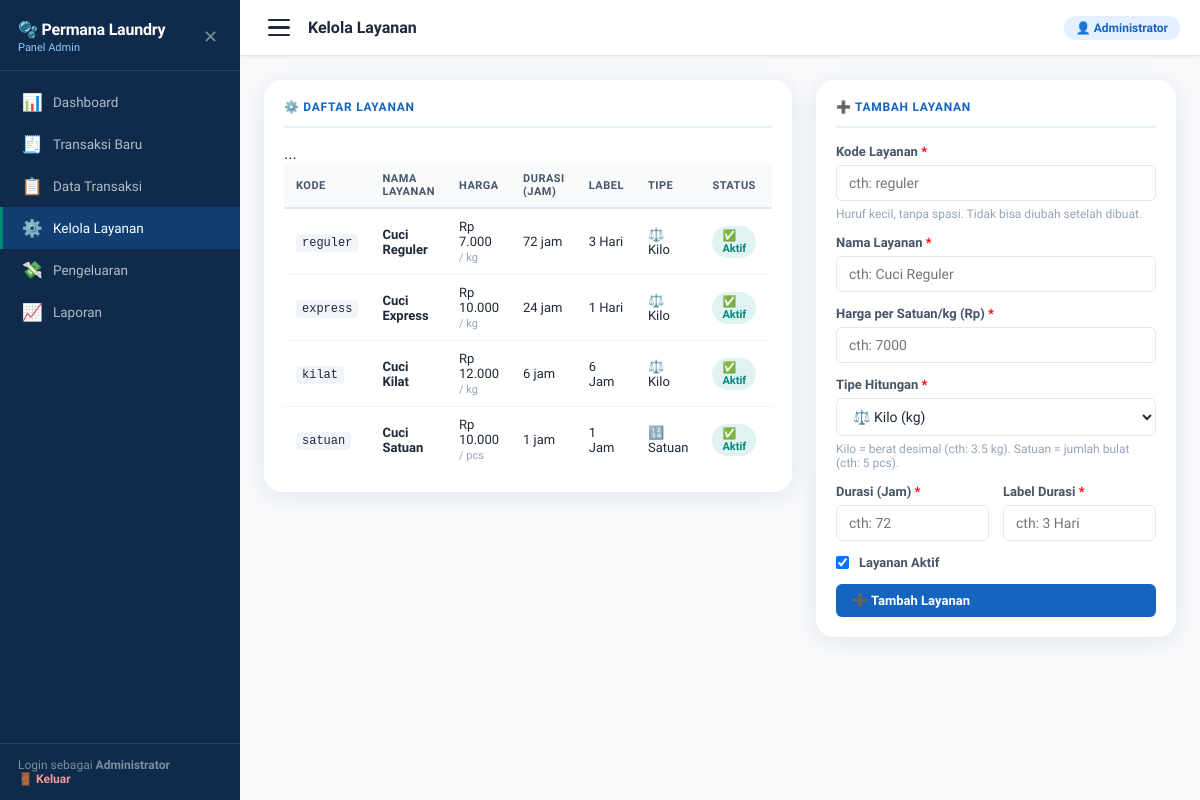
/admin/layanan.php (signed in), run on the app's committed database.
### tables this page shows
CREATE TABLE `layanan` (
  `id` int(11) NOT NULL,
  `kode` varchar(20) NOT NULL,
  `nama` varchar(100) NOT NULL,
  `harga_per_kg` decimal(10,0) NOT NULL,
  `durasi_jam` int(11) NOT NULL,
  `tipe_hitungan` enum('kilo','satuan') NOT NULL DEFAULT 'kilo',
  `label_durasi` varchar(30) NOT NULL,
  `aktif` tinyint(1) DEFAULT 1,
  `created_at` datetime DEFAULT current_timestamp(),
  `updated_at` datetime DEFAULT current_timestamp() ON UPDATE current_timestamp()
);

### includes/config.php (called while the page is built, shortened)
<?php
function rupiah(int|float $angka): string
{
    return 'Rp ' . number_format($angka, 0, ',', '.');
}

### admin/layanan.php (the view, shortened to what this page needs)
<?php
require_once '../includes/config.php';
$db = getDB();
$editData = null;
$layananList = $db->query("SELECT * FROM layanan ORDER BY id")->fetchAll();
$pageTitle = 'Kelola Layanan';
require_once '../includes/admin_header.php';
?>
<div class="layanan-layout">
  <div class="card">
    <div class="card-title">⚙️ Daftar Layanan</div>
    <div class="table-wrap layanan-table-wrap">
      <table>
        <thead>
          <tr>
            <th>Kode</th><th>Nama Layanan</th><th>Harga</th>
            <th>Durasi (Jam)</th><th>Label</th><th>Tipe</th><th>Status</th><th>Aksi</th>
          </tr>
        </thead>
        <tbody>
          <?php foreach ($layananList as $l): ?>
          <tr>
            <td><code style="font-size:12px;background:var(--gray-100);padding:2px 6px;border-radius:4px"><?= htmlspecialchars($l['kode']) ?></code></td>
            <td><strong><?= htmlspecialchars($l['nama']) ?></strong></td>
            <td><?= rupiah($l['harga_per_kg']) ?> <span style="color:var(--gray-400);font-size:11px">/ <?= $l['tipe_hitungan']==='satuan' ? 'pcs' : 'kg' ?></span></td>
            <td><?= $l['durasi_jam'] ?> jam</td>
            <td><?= htmlspecialchars($l['label_durasi']) ?></td>
            <td><?= $l['tipe_hitungan'] === 'satuan' ? '🔢 Satuan' : '⚖️ Kilo' ?></td>
            <td>
              <a href="?toggle=<?= $l['id'] ?>">
                <span class="badge <?= $l['aktif'] ? 'selesai' : 'pending' ?>">
                  <?= $l['aktif'] ? '✅ Aktif' : '⏸ Nonaktif' ?>
                </span>
              </a>
            </td>
            <td style="white-space:nowrap">
            </td>
          </tr>
          <?php endforeach; ?>
        </tbody>
      </table>
    </div>
  </div>
  <div class="card form-sidebar-layanan">
    <div class="card-title"><?= $editData ? '✏️ Edit Layanan' : '➕ Tambah Layanan' ?></div>
    <form method="POST">
      <div class="form-group">
        <label class="lbl">Kode Layanan <span style="color:red">*</span></label>
        <input type="text" name="kode" placeholder="cth: reguler"
               value="<?= htmlspecialchars($editData['kode'] ?? '') ?>"
               <?= $editData ? 'readonly style="background:#f1f5f9"' : '' ?>/>
        <small style="color:var(--gray-400);font-size:12px">Huruf kecil, tanpa spasi. Tidak bisa diubah setelah dibuat.</small>
      </div>
      <div class="form-group">
        <label class="lbl">Nama Layanan <span style="color:red">*</span></label>
        <input type="text" name="nama" placeholder="cth: Cuci Reguler"
               value="<?= htmlspecialchars($editData['nama'] ?? '') ?>"/>
      </div>
      <div class="form-group">
        <label class="lbl">Harga per Satuan/kg (Rp) <span style="color:red">*</span></label>
        <input type="number" name="harga_per_kg" placeholder="cth: 7000" min="1"
               value="<?= $editData['harga_per_kg'] ?? '' ?>"/>
      </div>
      <div class="form-group">
  <label class="lbl">Tipe Hitungan <span style="color:red">*</span></label>
  <select name="tipe_hitungan">
    <option value="kilo"   <?= ($editData['tipe_hitungan'] ?? 'kilo') === 'kilo'   ? 'selected' : '' ?>>⚖️ Kilo (kg)</option>
  </select>
  <small style="color:var(--gray-400);font-size:12px">Kilo = berat desimal (cth: 3.5 kg). Satuan = jumlah bulat (cth: 5 pcs).</small>
</div>
      <div class="grid-2">
        <div class="form-group">
          <label class="lbl">Durasi (Jam) <span style="color:red">*</span></label>
          <input type="number" name="durasi_jam" placeholder="cth: 72" min="1"
                 value="<?= $editData['durasi_jam'] ?? '' ?>"/>
        </div>
        <div class="form-group">
          <label class="lbl">Label Durasi <span style="color:red">*</span></label>
          <input type="text" name="label_durasi" placeholder="cth: 3 Hari"
                 value="<?= htmlspecialchars($editData['label_durasi'] ?? '') ?>"/>
        </div>
      </div>
      <div class="form-group" style="flex-direction:row;align-items:center;gap:10px">
        <input type="checkbox" name="aktif" id="aktif" value="1"
               <?= ($editData['aktif'] ?? 1) ? 'checked' : '' ?> style="width:auto"/>
        <label for="aktif" class="lbl" style="margin:0">Layanan Aktif</label>
      </div>
      <div style="display:flex;gap:10px;margin-top:8px">
        <button type="submit" class="btn btn-primary" style="flex:1">
          <?= $editData ? '💾 Simpan Perubahan' : '➕ Tambah Layanan' ?>
        </button>
      </div>
    </form>
  </div>
</div>
<?php require_once '../includes/admin_footer.php'; ?>

### includes/admin_header.php (shortened to what this page needs)
<?php
$currentPage = basename($_SERVER['PHP_SELF']);
?>
<!DOCTYPE html>
<html lang="id">
<head>
  <link rel="stylesheet" href="<?= BASE_URL_ASSETS ?>/css/style.css"/>
</head>
<body>
<aside class="sidebar" id="mainSidebar">
  <div class="sidebar-logo">
    <div>
      <div class="shop">🫧 <?= APP_NAME ?></div>
      <div class="sub">Panel Admin</div>
    </div>
    <button class="sidebar-close-btn" id="btnSidebarClose" title="Tutup menu">✕</button>
  </div>
  <nav>
    <a href="dashboard.php"   class="nav-item <?= $currentPage === 'dashboard.php'   ? 'active' : '' ?>"><span class="icon">📊</span> Dashboard</a>
    <a href="../index.php"    class="nav-item <?= $currentPage === 'index.php'        ? 'active' : '' ?>"><span class="icon">🧾</span> Transaksi Baru</a>
    <a href="transaksi.php"   class="nav-item <?= $currentPage === 'transaksi.php'   ? 'active' : '' ?>"><span class="icon">📋</span> Data Transaksi</a>
    <a href="layanan.php"     class="nav-item <?= $currentPage === 'layanan.php'     ? 'active' : '' ?>"><span class="icon">⚙️</span> Kelola Layanan</a>
    <a href="pengeluaran.php" class="nav-item <?= $currentPage === 'pengeluaran.php' ? 'active' : '' ?>"><span class="icon">💸</span> Pengeluaran</a>
    <a href="laporan.php"     class="nav-item <?= $currentPage === 'laporan.php'     ? 'active' : '' ?>"><span class="icon">📈</span> Laporan</a>
  </nav>
  <div class="sidebar-footer">
    Login sebagai <strong><?= htmlspecialchars($_SESSION['admin_nama'] ?? 'Admin') ?></strong><br/>
    <a href="logout.php">🚪 Keluar</a>
  </div>
</aside>
<div class="main-wrap" id="mainWrap">
  <div class="topbar">
    <div class="topbar-left">
      <button class="btn-hamburger" id="btnHamburger"
              title="Buka/tutup menu" aria-label="Toggle menu" aria-expanded="true">
        <span></span>
        <span></span>
        <span></span>
      </button>
      <h1><?= htmlspecialchars($pageTitle ?? 'Dashboard') ?></h1>
    </div>
    <span class="admin-badge">👤 <?= htmlspecialchars($_SESSION['admin_nama'] ?? '') ?></span>
  </div>
  <div class="page-body">

### includes/admin_footer.php
    </div>
  </div>
</body>
</html>

### admin/layanan.php (style rules this page uses)
.layanan-layout { display:grid;grid-template-columns:1fr 360px;gap:24px;align-items:start }

### data on the page
layanan: kode "reguler", nama "Cuci Reguler", harga_per_kg "Rp 7.000", tipe_hitungan "kg", durasi_jam "72", label_durasi "3 Hari", aktif "✅ Aktif"
layanan: kode "express", nama "Cuci Express", harga_per_kg "Rp 10.000", tipe_hitungan "kg", durasi_jam "24", label_durasi "1 Hari", aktif "✅ Aktif"
layanan: kode "kilat", nama "Cuci Kilat", harga_per_kg "Rp 12.000", tipe_hitungan "kg", durasi_jam "6", label_durasi "6 Jam", aktif "✅ Aktif"
layanan: kode "satuan", nama "Cuci Satuan", harga_per_kg "Rp 10.000", tipe_hitungan "pcs", durasi_jam "1", label_durasi "1 Jam", aktif "✅ Aktif"

### other printed values
APP_NAME "Permana Laundry"
$_SESSION['admin_nama'] "Administrator"
$pageTitle "Kelola Layanan"
